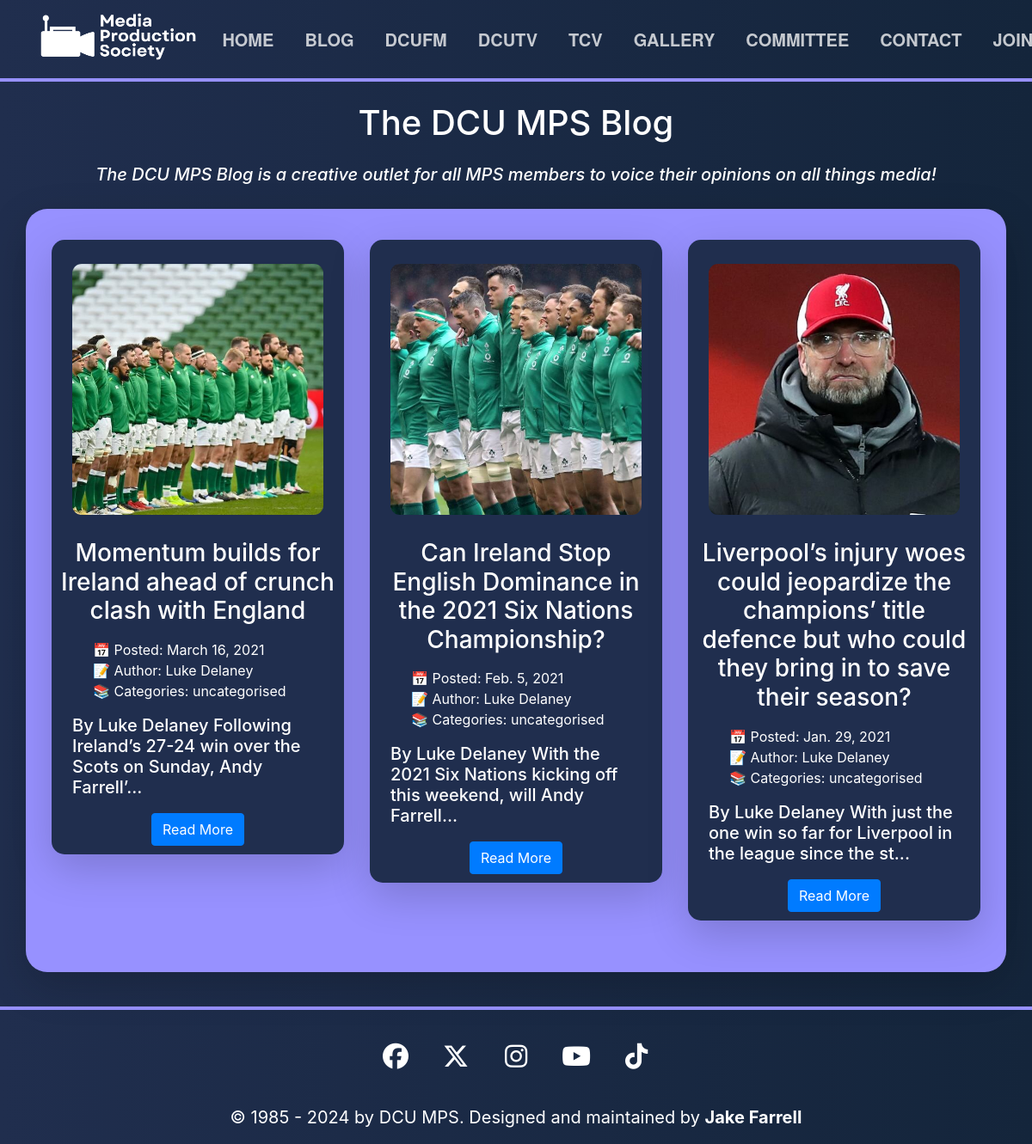
/blog/author/luke-delaney/, run on the app's committed database.
### mps_site/models.py (models this page shows, shortened)
class Post(models.Model):
    title = models.CharField(max_length=255)
    post_slug = models.SlugField(max_length=255, blank=True)
    author = models.ForeignKey(Author, on_delete=models.CASCADE)
    preview_image = models.CharField(max_length=255, default="assets/img/other/blank_event.png")
    body = models.TextField()
    created_on = models.DateTimeField(default=timezone.now)
    last_modified = models.DateTimeField(auto_now=True)
    categories = models.ManyToManyField("Category", related_name="posts")

class Author(models.Model):
    name = models.CharField(max_length=255)
    author_slug = models.SlugField(max_length=255, blank=True)
    def __str__(self):
        return self.name

class Category(models.Model):
    name = models.CharField(max_length=255)
    class Meta:
        verbose_name_plural = "categories"

### mps_site/views.py (the view)
# urls.py: path("blog/author/<author>/", views.blog_author, name="blog_author"),
def blog_author(request, author):
    posts = Post.objects.filter(
        author__author_slug__contains=author
    ).order_by("-created_on")
    posts = render_blog_preview(posts)
    author_name = Author.objects.get(author_slug=author)
    context = {
        "author": author,
        "page_name": author_name,
        "posts": posts,
    }
    return render(request, "blog/author.html", context)

### mps_site/views.py (called while the page is built)
def render_blog_preview(posts):
    md = markdown.Markdown(extensions=["fenced_code"])
    for post in posts:
        post.body = md.convert(post.body)
        soup = BeautifulSoup(post.body, 'html.parser')
        all_p_tags = soup.find_all('p')
        final = ""
        for p_tag in all_p_tags:
            final += str(p_tag.text) + " "
        final = final.replace("> ", "")
        post.body = final
        post.title = md.convert(post.title)
    return posts

### mps_site/templates/blog/author.html (shortened to what this page needs)
{% extends "blog/index.html" %}

### mps_site/templates/blog/index.html (shortened to what this page needs)
{% extends 'base.html' %}
{% load static %}
{% block content %}
{% block page_content %}
    {% block posts %}
    <div class="container">
        <h1 class="my-4">The DCU MPS Blog</h1>
        <h5><i>The DCU MPS Blog is a creative outlet for all MPS members to voice their opinions on all things media!</h5></i>
        <div class="row justify-content-center">
          <div class="col-md-12 custom-box shadow-lg bg-body">
            <div class="center-contents">
              <div class="container mt-3">
                <div class="row">
        {% for post in posts %}
        <div class="col-md-4">
            <div class="committee-member shadow-lg bg-body" style="background-color: #202E4E; border-radius: 15px;">
              <a href="{% url 'blog_detail' post.post_slug %}"><img class="my-4" src="{% static post.preview_image %}" width="300px" height="300px" alt="MPS Blog Image" style="aspect-ratio: 1 / 1; object-fit: cover;"></a>
              <h3 class="mx-2"><a href="{% url 'blog_detail' post.post_slug %}">{{ post.title | safe }}</a></h3>
              <ul class="mx-2" style="text-align: left; list-style: none;">
                <li>📅 Posted: {{ post.created_on.date }}</li>
                <li>📝 Author: <a href="{% url 'blog_author' post.author.author_slug %}">{{ post.author }}</a></li>
                <li>📚 Categories:
                {% for category in post.categories.all %}
                    <a href="{% url 'blog_category' category.name %}">
                        {{ category.name }}</a>{% if not forloop.last %}, {% endif %}
                {% endfor %}</li>
                  </ul>
              <h5 class="mx-4" style="text-align: left;">{{ post.body | slice:":85" }}...</h5>
              <a class="btn btn-primary" href="{% url 'blog_detail' post.post_slug %}" style="margin-top: 10px; margin-bottom: 10px; color: white";>Read More</a>
            </div>
          </div>
        {% endfor %}
                </div>
              </div>
            </div>
          </div>
        </div>
    </div>
    {% endblock posts %}
{% endblock page_content %}
{% endblock %}

### mps_site/static/css/style.css (style rules this page uses)
:root { --main-color: #202E4E; --secondary-color: #9791FF; --text-color: #ffffff; --hover-color: #FFE085; }
html { scroll-behavior: smooth; }
body { background-color: var(--main-color); }
h1 { text-align: center; color: var(--text-color); font-size: 60px; }
h3, h5 { text-align: center; color: var(--text-color); }
.custom-box { background-color: var(--secondary-color); color: var(--text-color); padding: 20px; margin: 20px; border-radius: 25px; }
.center-contents { text-align: center; }
a:link { color: var(--text-color); }
.container img { display: inline-block; vertical-align: middle; -webkit-transform: perspective(1px) translateZ(0); transform: perspective(1px) translateZ(0); box-shadow: 0 0 1px rgba(0, 0, 0, 0); -webkit-transition-duration: 0.3s; transition-duration: 0.3s; -webkit-transition-property: transform; transition-property: transform; }
.committee-member { text-align: center; margin-bottom: 40px; }
.committee-member img { max-width: 100%; width: 300px; height: 300px; height: auto; border-radius: 5%; margin-bottom: 30px; padding: 4px; }

### mps_site/templates/base.html (style rules this page uses)
body { background-image: linear-gradient(to right, #202E4E, rgb(20, 37, 59)) !important; margin: 0; }

### data on the page
Post: preview_image (picture), title "Momentum builds for Ireland ahead of crunch clash with England", created_on "March 16, 2021", author "Luke Delaney", body "By Luke Delaney Following Ireland’s 27-24 win over the Scots on Sunday, Andy Farrell’"
Category: name "uncategorised"
Post: preview_image (picture), title "Can Ireland Stop English Dominance in the 2021 Six Nations Championship?", created_on "Feb. 5, 2021", author "Luke Delaney", body "By Luke Delaney With the 2021 Six Nations kicking off this weekend, will Andy Farrell"
Post: preview_image (picture), title "Liverpool’s injury woes could jeopardize the champions’ title defence but who could they bring in to save their season?", created_on "Jan. 29, 2021", author "Luke Delaney", body "By Luke Delaney With just the one win so far for Liverpool in the league since the st"
